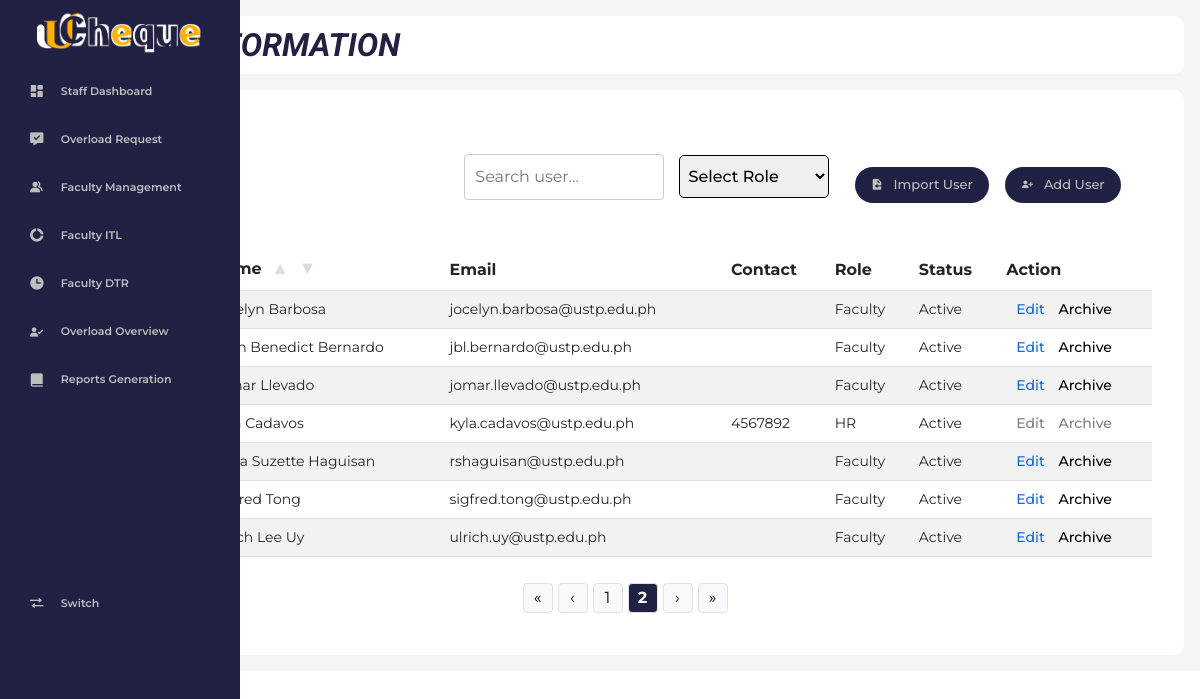
/staff/s_user.php?page=2 (signed in), run on the app's committed database.
### tables this page shows
CREATE TABLE `employee` (
  `userId` int(11) NOT NULL,
  `employeeId` varchar(255) NOT NULL,
  `firstName` varchar(200) NOT NULL,
  `middleName` varchar(200) DEFAULT NULL,
  `lastName` varchar(200) NOT NULL,
  `phoneNumber` varchar(200) DEFAULT NULL,
  `emailAddress` varchar(255) NOT NULL,
  `password` varchar(255) DEFAULT NULL,
  `designation` varchar(200) DEFAULT NULL,
  `profilePicture` longblob DEFAULT NULL,
  `status` enum('Active','Inactive','Archived') NOT NULL DEFAULT 'Active',
  `department` int(11) NOT NULL,
  `dateCreated` timestamp NOT NULL DEFAULT current_timestamp()
);

### staff/s_user.php (the view, shortened to what this page needs)
<?php
include('./includes/header.php');
include('./includes/sidebar.php');
include('./includes/topbar.php');
?>
<div class="tabular--wrapper">
    <div class="add">
        <div class="filter">
            <form method="GET" action="">
                <input type="text" name="search_user" placeholder="Search user..." value="<?php echo isset($_GET['search_user']) ? htmlspecialchars($_GET['search_user']) : ''; ?>" style="width: 200px; margin-right: 10px;">
                <select name="role_filter" onchange="this.form.submit()" style="height: 43px; margin-right: 10px; width: 150px;">
                    <option value="" disabled selected>Select Role</option>
                </select>
            </form>
        </div>
    <button class="btn-add" data-bs-toggle="modal" data-bs-target="#importModal">
        <i class='bx bxs-file-import'></i>
        <span class="text">Import User</span>
    </button>
        <a href="s_add-user.php" class="btn-add">
            <i class='bx bxs-user-plus'></i>
            <span class="text">Add User</span>
        </a>
    </div>
    <div class="table-container">
        <table class="table table-striped table-hover align-middle">
            <thead>
                <tr>
                    <th>ID</th>
                    <th>Name
                        <a href="?sort=name&order=asc" class="sort-arrow <?php echo $sort === 'name' && $order === 'asc' ? 'active' : ''; ?>">▲</a>
                        <a href="?sort=name&order=desc" class="sort-arrow <?php echo $sort === 'name' && $order === 'desc' ? 'active' : ''; ?>">▼</a>
                    </th>
                    <th>Email</th>
                    <th>Contact</th>
                    <th>Role</th>
                    <th>Status</th>
                    <th>Action</th>
                </tr>
            </thead>
            <tbody>
            <?php
                $userId = $_SESSION['auth_user']['userId'];
                $limit = 10;
                $roleFilter = isset($_GET['role_filter']) ? $_GET['role_filter'] : null;
                $searchTerm = isset($_GET['search_user']) ? "%" . $con->real_escape_string($_GET['search_user']) . "%" : "";
                $roleCondition = "";
                if ($roleFilter && $roleFilter != 'ALL') {
                    $roleCondition = "AND employee.userId IN (
                        SELECT userId
                        FROM employee_role
                        WHERE role_id = $roleFilter
                    )";
                } else {
                    $roleCondition = "AND (employee.userId NOT IN (
                        SELECT userId
                        FROM employee_role
                        WHERE role_id = 1
                    ) OR employee.userId NOT IN (
                        SELECT userId
                        FROM employee_role
                    ))";
                }
                $searchCondition = $searchTerm ? "AND (employee.firstName LIKE '$searchTerm' OR employee.middleName
                LIKE '$searchTerm' OR employee.lastName LIKE '$searchTerm' OR employee.emailAddress LIKE '$searchTerm')" : "";
                $totalResult = $con->query("SELECT COUNT(DISTINCT employee.userId) AS total
                    FROM employee
                    LEFT JOIN employee_role ON employee.userId = employee_role.userId
                    WHERE 1 $roleCondition $searchCondition");
                $totalRows = $totalResult->fetch_assoc()['total'];
                $totalPages = ceil($totalRows / $limit);
                $page = isset($_GET['page']) ? (int)$_GET['page'] : 1;
                $page = max($page, 1);
                $offset = ($page - 1) * $limit;
                $sort = isset($_GET['sort']) && in_array($_GET['sort'], ['name', 'totalOverload']) ? $_GET['sort'] : 'name';
                $order = isset($_GET['order']) && $_GET['order'] === 'desc' ? 'DESC' : 'ASC';
                $sortColumn = $sort === 'name' ? "CONCAT(employee.firstName, ' ', employee.lastName)" : 'totalOverload';
                $sql = "
                    SELECT
                        employee.userId,
                        employee.employeeId,
                        employee.firstName,
                        employee.middleName,
                        employee.lastName,
                        employee.phoneNumber,
                        employee.emailAddress,
                        GROUP_CONCAT(employee_role.role_id) AS roles,
                        employee.status
                    FROM
                        employee
                    LEFT JOIN
                        employee_role ON employee.userId = employee_role.userId
                    WHERE
                        1 $roleCondition $searchCondition AND employee.userId != $userId
                    GROUP BY
                        employee.userId
                    ORDER BY
                        $sortColumn $order
                    LIMIT $limit OFFSET $offset
                ";
                $result = $con->query($sql);
                if ($result->num_rows > 0) {
                    while ($row = $result->fetch_assoc()) {
                        $roleNames = [];
                        $roles = explode(',', $row['roles']);
                        foreach ($roles as $role) {
                            switch ($role) {
                                case '2':
                                    $roleNames[] = 'Faculty';
                                    break;
                                case '3':
                                    $roleNames[] = 'HR';
                                    break;
                            }
                        }
                        $roleList = implode(', ', $roleNames);
                        $HRpersonnel = in_array('3', $roles);
                        $fullName = trim($row['firstName'] . ' ' . $row['middleName'] . ' ' . $row['lastName']);
                        echo '<tr>
                                <td>' . htmlspecialchars($row['employeeId']) . '</td>
                                <td>' . htmlspecialchars($fullName) . '</td>
                                <td>' . htmlspecialchars($row['emailAddress']) . '</td>
                                <td>' . htmlspecialchars($row['phoneNumber']) . '</td>
                                <td>' . htmlspecialchars($roleList) . '</td>
                                <td>' . htmlspecialchars($row['status']) . '</td>
                                <td>
                                    <a href="javascript:void(0);"
                                    class="action '.($HRpersonnel ? 'disable' : '').'"
                                    data-bs-toggle="modal"
                                    data-bs-target="#editUserModal"
                                    data-userid="' . htmlspecialchars($row['userId'], ENT_QUOTES, 'UTF-8') . '"
                                    data-firstname="' . htmlspecialchars($row['firstName'], ENT_QUOTES, 'UTF-8') . '"
                                    data-middlename="' . htmlspecialchars($row['middleName'], ENT_QUOTES, 'UTF-8') . '"
                                    data-lastname="' . htmlspecialchars($row['lastName'], ENT_QUOTES, 'UTF-8') . '"
                                    data-email="' . htmlspecialchars($row['emailAddress'], ENT_QUOTES, 'UTF-8') . '"
                                    data-phone="' . htmlspecialchars($row['phoneNumber'], ENT_QUOTES, 'UTF-8') . '"
                                    data-roles="' . htmlspecialchars($roleList, ENT_QUOTES, 'UTF-8') . '"
                                    data-status="' . htmlspecialchars($row['status'], ENT_QUOTES, 'UTF-8') . '"
                                    '.($HRpersonnel ? 'style="pointer-events: none; color: gray;"' : '').'>
                                    Edit
                                    </a>
                                    <a href="javascript:void(0);"
                                    class="action archive '.($HRpersonnel ? 'disable' : '').'"
                                    style="'.($HRpersonnel ? 'pointer-events: none; color: gray;' : 'color: initial;').'"
                                    data-bs-toggle="modal"
                                    data-bs-target="#archiveConfirmModal"
                                    data-userid="' . htmlspecialchars($row['userId'], ENT_QUOTES, 'UTF-8') . '">
                                    Archive
                                    </a>
                                </td>
                            </tr>';
                    }
                } else {
                    echo '<tr><td colspan="7">No users found.</td></tr>';
                }
                ?>
            </tbody>
        </table>
        <div class="pagination" id="pagination">
            <?php
            if ($totalPages > 1) {
                echo '<a href="?page=1" class="pagination-button">&laquo;</a>';
                $prevPage = max(1, $page - 1);
                echo '<a href="?page=' . $prevPage . '" class="pagination-button">&lsaquo;</a>';
                for ($i = 1; $i <= $totalPages; $i++) {
                    $activeClass = ($i == $page) ? 'active' : '';
                    echo '<a href="?page=' . $i . '" class="pagination-button ' . $activeClass . '">' . $i . '</a>';
                }
                $nextPage = min($totalPages, $page + 1);
                echo '<a href="?page=' . $nextPage . '" class="pagination-button">&rsaquo;</a>';
                echo '<a href="?page=' . $totalPages . '" class="pagination-button">&raquo;</a>';
            }
            ?>
        </div>
    </div>
</div>
<?php include('./includes/footer.php'); ?>

### staff/assets/style.css (style rules this page uses)
:root { --montserrat:'Montserrat', sans-serif; --nunito:'Nunito', sans-serif; --roboto:'Roboto', sans-serif; --light:#fff; --hover:#464662; --bg: #212143; --h1:#212143; --h1-blur:#212143cb; --text:#BDBDBD; --text-black:#05051d; --num:#146ADC; --cards:#A1BEEA; --bg-light:#FFFFFF; --bg-dark:#F5F5F5; --bg-darker:#B5B5C0; --tb-dark:#dddde2; --tb-ligt:#F5F5F5; --yellow:#F0B732; --staff:#A1BEEA; --faculty:#212143; --hr:#0066ff; --red:#ff0022; }
html { background: var(--html); }
.tabular--wrapper .add { display: flex; align-items: center; grid-gap: 16px; padding: 2rem 3%; justify-content: end; }
.tabular--wrapper .add .btn-add { height: 36px; display: inline-flex; padding: 0 16px; text-decoration: none; border-radius: 36px; background: var(--bg); color: var(--text); font-size: 13px; font-weight: 600; font-family: var(--nunito); display: flex; justify-content: center; align-items: center; grid-gap: 10px; font-weight: 500; cursor: pointer; }
.add .filter select { border-radius: 5px; padding: 5px; border-style: solid ; border-width: thin; font-family: var(--montserrat); font-weight: 500; }
.tabular--wrapper { background: var(--light); margin-top: 1rem; border-radius: 10px; padding: 2rem; }
.table-container { width: 100%; }
table { width: 100%; border-collapse: collapse; }
thead { background: var(--bg); color: var(--text); }
th { padding: 15px; text-align: left; }
tbody { background: var(--bg-dark); }
td { padding: 15px; font-size: 14px; }
tr:nth-child(even) { background:var(--tb-dark); }
.tabular--wrapper .table-container table tr td .action { margin-left: 10px; text-decoration: none; color: var(--num); font-family: var(--montserrat); font-weight: 500; }
.table-striped tbody tr:nth-of-type(odd) { background-color: #f2f2f2; }
.table-striped tbody tr:nth-of-type(even) { background-color: #ffffff; }
.sort-arrow { font-size: 18px; margin-left: 5px; color: #ddd; text-decoration: none; }

### staff/assets/profile.css (style rules this page uses)
:root { --montserrat:'Montserrat', sans-serif; --nunito:'Nunito', sans-serif; --light:#fff; --hover:#464662; --bg: #212143; --h1:#212143; --h1-blur:#212143cb; --text:#BDBDBD; --text-black:#05051d; --num:#146ADC; --cards:#A1BEEA; --bg-light:#FFFFFF; --bg-dark:#F5F5F5; --bg-darker:#B5B5C0; --tb-dark:#dddde2; --tb-ligt:#F5F5F5; --yellow:#F0B732; --staff:#A1BEEA; --faculty:#212143; --hr:#0066ff; --red:#ff0022; --prof:#b0b0bd; }
input[type="text"], input[type="date"] { width: 100%; padding: 10px; margin-bottom: 15px; border: 1px solid #ccc; border-radius: 4px; }

### staff/assets/page.css (style rules this page uses)
:root { --montserrat:'Montserrat', sans-serif; --nunito:'Nunito', sans-serif; --roboto:'Roboto', sans-serif; --light:#fff; --hover:#464662; --bg: #212143; --h1:#212143; --h1-blur:#212143cb; --text:#BDBDBD; --text-black:#05051d; --num:#146ADC; --cards:#A1BEEA; --bg-light:#FFFFFF; --bg-dark:#F5F5F5; --bg-darker:#B5B5C0; --tb-dark:#dddde2; --tb-ligt:#F5F5F5; --yellow:#F0B732; --staff:#A1BEEA; --faculty:#212143; --hr:#0066ff; --red:#ff0022; }
.pagination { display: flex; justify-content: center; align-items: center; padding: 10px; font-family: Arial, sans-serif; gap: 5px; }
.pagination-button { display: flex; justify-content: center; align-items: center; width: 30px; height: 30px; text-decoration: none; color: var(--text-black); background-color: #f8f9fa; border: 1px solid #dee2e6; border-radius: 4px; font-size: 16px; transition: background-color 0.3s, color 0.3s; }
.pagination-button.active { background-color: var(--bg); color: white; font-weight: bold; }

### staff/assets/dashboard.css (style rules this page uses)
:root { --mainBlue: #212143; --mainYellow: #ffbc03; --mainGrey: #bfbfc0; --hoverBlack: #505050; --body: #f8f9fa; --mainWhite: white; --loginForm: rgba(255, 255, 255, 0.9); --boxShadows: 0px 4px 8px rgba(0, 0, 0, 0.2); --Poppins: 'Poppins', sans-serif; --Roboto: 'Roboto', sans-serif; --Oswald: 'Oswald', sans-serif; }

### data on the page
employee: fullName "Jocelyn Barbosa", emailAddress "jocelyn.barbosa@ustp.edu.ph", roleList "Faculty", status "Active"
employee: fullName "John Benedict Bernardo", emailAddress "jbl.bernardo@ustp.edu.ph", roleList "Faculty", status "Active"
employee: fullName "Jomar Llevado", emailAddress "jomar.llevado@ustp.edu.ph", roleList "Faculty", status "Active"
employee: fullName "Kyla Cadavos", emailAddress "kyla.cadavos@ustp.edu.ph", phoneNumber "4567892", roleList "HR", status "Active"
employee: fullName "Rhea Suzette Haguisan", emailAddress "rshaguisan@ustp.edu.ph", roleList "Faculty", status "Active"
employee: fullName "Sigfred Tong", emailAddress "sigfred.tong@ustp.edu.ph", roleList "Faculty", status "Active"
employee: fullName "Ulrich Lee Uy", emailAddress "ulrich.uy@ustp.edu.ph", roleList "Faculty", status "Active"
